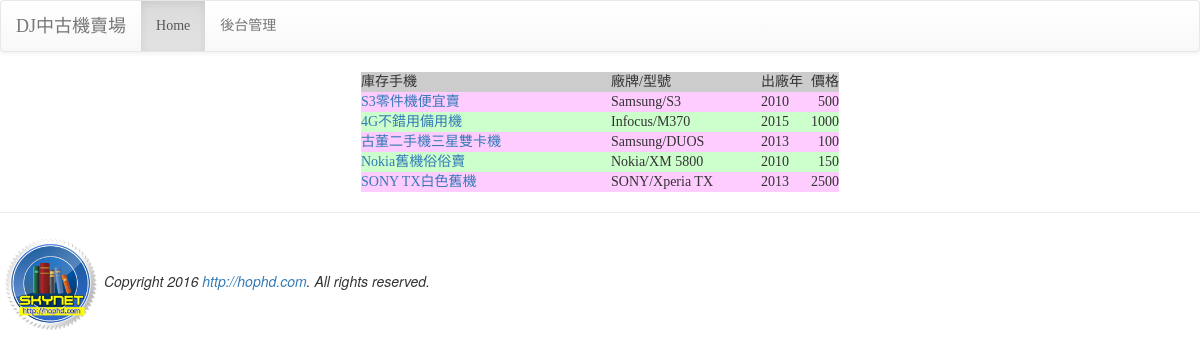
The page / on the database its author committed.
### mysite/models.py (models this page shows, shortened)
class Product(models.Model):
    pmodel = models.ForeignKey(PModel, on_delete=models.CASCADE, verbose_name='型號')
    nickname = models.CharField(max_length=15, default='超值二手機', verbose_name='摘要')
    description = models.TextField(default='暫無說明')
    year = models.PositiveIntegerField(default=2016, verbose_name='出廠年份')
    price = models.PositiveIntegerField(default=0, verbose_name='價格')

class PModel(models.Model):
    maker = models.ForeignKey(Maker, on_delete=models.CASCADE)
    name = models.CharField(max_length=20)
    url = models.URLField(default='http://i.imgur.com/Ous4iGB.png')
    def __unicode__(self):
        return self.name

class Maker(models.Model):
    name = models.CharField(max_length=10)
    country = models.CharField(max_length=10)

### mysite/views.py (the view)
# urls.py: url(r'^$', views.index),
def index(request):
    products = models.Product.objects.all()
    template = get_template('index.html')
    html = template.render(locals())
    return HttpResponse(html)

### templates/index.html (shortened to what this page needs)
{% extends "base.html" %}
{% block content %}
<div class='container' align=center>
{% for p in products %}
{% if forloop.first %}
<table>
    <tr bgcolor='#cccccc'>
        <td width=250>庫存手機</td>
        <td width=150>廠牌/型號</td>
        <td width=50>出廠年</td>
        <td>價格</td></tr>
{% endif %}
    <tr bgcolor='{% cycle "#ffccff" "ccffcc" %}'>
        <td><a href='{% url "detail-url" p.id %}'>{{ p.nickname }}</a></td>
        <td>{{ p.pmodel.maker.name }}/{{ p.pmodel }}</td>
        <td>{{ p.year  }}</td>
        <td align=right>{{ p.price }}</td>
    </tr>
{% if forloop.last %}
</table>
{% endif %}
{% empty %}
<h3>目前沒有庫存的中古機可以賣，真抱歉</h3>
{% endfor %}
</div>
{% endblock %}

### templates/base.html (shortened to what this page needs)
<!DOCTYPE html>
<html>
<head>
<link rel="stylesheet" href="https://maxcdn.bootstrapcdn.com/bootstrap/3.3.6/css/bootstrap.min.css">
<link rel="stylesheet" href="https://maxcdn.bootstrapcdn.com/bootstrap/3.3.6/css/bootstrap-theme.min.css">
</head>
<body>
{% include "header.html" %}
{% block content %}{% endblock %}
{% include "footer.html" %}
</body>
</html>

### templates/header.html
    <nav class='navbar navbar-default'>
        <div class='container-fluid'>
            <div class='navbar-header'>
                <div class='navbar-brand' align=center>
                    DJ中古機賣場
                </div>
            </div>
            <ul class='nav navbar-nav'>
                <li class='active'><a href='/'>Home</a></li>
                <li><a href='/admin'>後台管理</a></li>
            </ul>
        </div>
    </nav>

### templates/footer.html
<hr>
{% load staticfiles %}
<img src="{% static "images/logo.png" %}" width=100>
<em>Copyright 2016 <a href='http://hophd.com'>http://hophd.com</a>. All rights reserved.</em>

### templates/base.html (style rules this page uses)
h1, h2, h3, h4, h5, p, div { font-family: 微軟正黑體; }

### rows shown on the page
Product: shows "庫存手機", nickname "S3零件機便宜賣", pmodel.maker.name "Samsung", pmodel "S3", year "2010", price "500"
Product: nickname "4G不錯用備用機", pmodel.maker.name "Infocus", pmodel "M370", year "2015", price "1000"
Product: nickname "古董二手機三星雙卡機", pmodel.maker.name "Samsung", pmodel "DUOS", year "2013", price "100"
Product: nickname "Nokia舊機俗俗賣", pmodel.maker.name "Nokia", pmodel "XM 5800", year "2010", price "150"
Product: nickname "SONY TX白色舊機", pmodel.maker.name "SONY", pmodel "Xperia TX", year "2013", price "2500"
